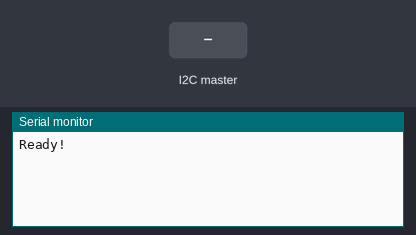
Recording of a sketch running on a simulated Arduino Uno, built with avr-gcc and run on an emulated ATmega328P. On the bench: the last lines printed to the serial monitor. Inputs (shaded band) come from the test bench.

Above: at 1.2 s.
1.3 s: the I2C master sends the byte 1
At 1.6 s:
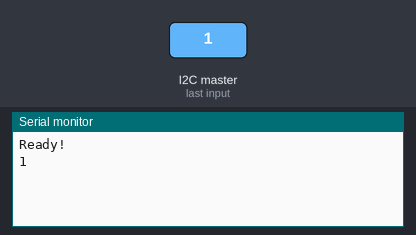
2.8 s: the I2C master sends the byte 0
At 4.0 s:
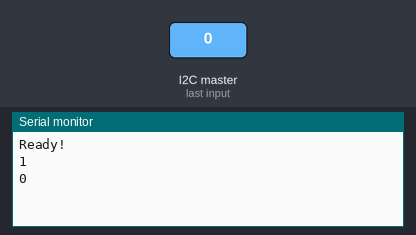

Measured:
- after the input at 1.3 s, the serial monitor: prints a new line at once (image 1)
- after the input at 2.8 s, the serial monitor: prints a new line at once (image 2)

The sketch:

FSMExample.ino
```cpp
#include <Wire.h>
#include <Time.h>

#define SLAVE_ADDRESS 0x05
#define DEBUG true

const int PIN_TEMPSENSOR = 0;
const int PIN_PUSHBUTTON = 7;

// Debounce para el botón: (http://arduino.cc/en/Tutorial/Debounce)
int buttonState;
int lastButtonState = LOW;
long lastDebounceTime = 0;
long debounceDelay = 50;
//-------------------------

typedef enum {WaitingForOrders, ConfiguringTime, SendingSensorData, SendingButtonInfo} State;
State state;

typedef enum {RequestingSensorData, RequestingPushButtonTimes} RequestType;
RequestType requestType;

unsigned long pushButtonTimes[10];

void setup() {
    Serial.begin(9600);
    Wire.begin(SLAVE_ADDRESS);
	// Wire.onRequest(sendSensorData);
	// Wire.onRequest(kk);
    Wire.onReceive(onRecieve);
	state = WaitingForOrders;
    if(DEBUG) Serial.println("Ready!");
}

void loop() {
  	delay(100);
	// switch (state) {
	//     case WaitingForOrders:
 //      		checkForButtonPress();
	//       	break;
	//     case SendingSensorData:
	//     	sendSensorData();
	// 		state = WaitingForOrders;
	//     	break;
	//     case SendingButtonInfo:
	//       	sendButtonInfo();
	// 		state = WaitingForOrders;
	//       	break;
	//     case ConfiguringTime:
	//       	configureTime();
	// 		state = WaitingForOrders;
	//       	break;
	// }
}

void onRecieve(int byteCount){
	int cmd = Wire.read();
	Serial.println(cmd);
	if(cmd == 0) state = ConfiguringTime;
	if(cmd == 1) state = SendingSensorData;
	if(cmd == 2) state = SendingButtonInfo;
}

void kk(){}
void sendSensorData(){
	// int cmd = Wire.read();
	// Serial.println(cmd);

	byte data[2];
	int temperature = (125*analogRead(PIN_TEMPSENSOR))>>8; // raw to Celsius
  	if(DEBUG){
  		Serial.print("Temperatura: ");
  		Serial.println(temperature);
  	}
  	data[0] = lowByte(temperature);
  	data[1] = highByte(temperature);
	byte dataSend[] = {data[0],data[1]};
	Wire.write(dataSend, 2);
}

void checkForButtonPress(){
  	int reading = digitalRead(PIN_PUSHBUTTON);
  	if (reading != lastButtonState) {
    	lastDebounceTime = millis();
  	}
  	if ((millis() - lastDebounceTime) > debounceDelay) {
    	if (reading != buttonState) {
      		buttonState = reading;
    		if (buttonState == HIGH) {
        		//Insert entry to pushButtonTimes
      		}
    	}
  	}
  	lastButtonState = reading;
}

void sendButtonInfo(){
	//send pushButtonTimes array
	//clear pushButtonTimes array
}

void configureTime(){
    unsigned long bytes[4];
    int i = 0;
    while(Wire.available()){
		bytes[i] = Wire.read();
		i++;
    }
	unsigned long result = bytes[0] + (bytes[1] << 8) + (bytes[2] << 16) + (bytes[3] << 24);
	setTime(result);
}
```
